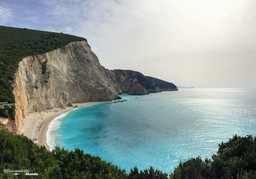
#> input picture img.jpg, 256 x 179 px, shrunk from 810 x 567 before the run
$ jupyter execute Segmentation_modified.ipynb   (shell and % lines are left out)   (older library calls are emulated)
#> lines starting #> are read from the running program, lines starting #| are printed output that depends on the picture
# Segmentation des images:

La segmentation d'image est une opération de traitement d'images qui a pour but de rassembler des pixels entre eux suivant des critères prédéfinis. Les pixels sont ainsi regroupés en régions, qui constituent un pavage ou une partition de l'image. Il peut s'agir par exemple de séparer les objets du fond. Si le nombre de classes est égal à deux, elle est appelée aussi binarisation.

[cell 1]
import skimage.io
import matplotlib.pyplot as plt
import ipywidgets as widgets
from ipywidgets import interact
import numpy as np
import cv2
from sklearn.cluster import KMeans
from sklearn.cluster import MiniBatchKMeans
import skimage.io
import matplotlib.pyplot as plt
import pandas as pd
import scipy.ndimage
from scipy.cluster.vq import kmeans, vq
import seaborn as sns

# Loading image
image = cv2.imread('img.jpg')
#> image is the input picture: shape (179, 256, 3); mean B, G, R 150, 153.9, 141.3
(h1, w1) = image.shape[:2]
#> h1 = 179; w1 = 256

# Change color to RGB (from BGR)
image = cv2.cvtColor(image, cv2.COLOR_BGR2LAB)
#> image: shape (179, 256, 3); mean of channels 0, 1, 2 156.6, 123.4, 129

#reshape the image to a 2D array of pixels and 3 color values (RGB)
image = image.reshape((image.shape[0] * image.shape[1], 3))

clt = KMeans(n_clusters = 2)

labels = clt.fit_predict(image)
quant = clt.cluster_centers_.astype("uint8")[labels]

#reshape the feature vectors to images
quant = quant.reshape((h1, w1, 3))
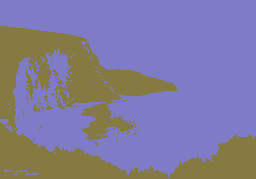
#> quant: shape (179, 256, 3); mean of channels 0, 1, 2 155.9, 122.7, 128.3; drawn as B, G, R
image = image.reshape((h1, w1, 3))

# convert from L*a*b* to RGB
quant = cv2.cvtColor(quant, cv2.COLOR_LAB2BGR)
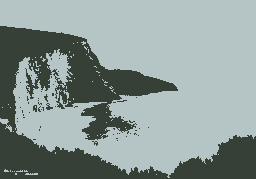
#> quant: shape (179, 256, 3); mean B, G, R 150, 153.2, 140.2
image = cv2.cvtColor(image, cv2.COLOR_LAB2BGR)

cv2.imwrite('img2.jpg', quant)
image0 = cv2.imread('img2.jpg')
#> the sliders are set to mode = gaussian

plt.figure(num = 1, figsize = (5,5))
plt.imshow(image0)

cv2.imread('img.jpg')
cv2.waitKey(0)
cv2.destroyAllWindows()

# Application de bruit sur une image et filtrage:

[cell 2]
img_path = "img.jpg"
img = cv2.imread(img_path)

@interact(mode=widgets.Dropdown(options={"Gaussian": "gaussian",
                                  "Localvar": "localvar",
                                  "Poisson": "poisson",
                                   "Salt": "salt",
                                   "Pepper": "pepper",
                                   "s&p": "s&p",
                                   "Speckle": "speckle"
                                  },
                          description='Choisir un noise',
    value='gaussian',
    disabled=False))

def plotnoise(mode='gaussian'):
#> called with mode = 'gaussian'
    plt.clf()
    if mode is not None:

        gimg = skimage.util.random_noise(img, mode=mode)
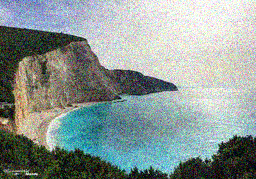
#> gimg: shape (179, 256, 3) float64; mean B, G, R 0.588, 0.601, 0.552

        normal = cv2.normalize(gimg, None, 0, 255, cv2.NORM_MINMAX, cv2.CV_8U)
        filtred = cv2.medianBlur(normal, 3)
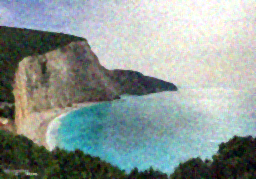
#> filtred: shape (179, 256, 3); mean B, G, R 150, 153.7, 141.2

        plt.figure(num = 2)

        plt.subplot(121)
        plt.imshow(gimg)
        plt.title(mode)
        plt.axis("off")

        plt.subplot(122)
        plt.imshow(filtred)
        plt.title("filtred")
        plt.axis("off")
    else:
        plt.figure(num = 2, figsize = (5,5))
        plt.imshow(img)

    plt.show()
#> figure, not shown here; B, G, R data is drawn as R, G, B

# Algorithme K-means:

K-means est un algorithme non supervisé de clustering non hiérarchique. Il permet de regrouper en K clusters distincts les observations du data set. Ainsi les données similaires se retrouveront  dans un même cluster. Par ailleurs, une observation ne peut se retrouver que dans un cluster à la fois (exclusivité d’appartenance). Une même observation, ne pourra donc, appartenir à deux clusters différents.

[cell 3]
# Loading image
image2 = cv2.imread('img.jpg')
image2 = cv2.cvtColor(image2, cv2.COLOR_BGR2RGB)


plt.figure(num = 3, figsize = (5,5))
plt.title("Original Image")
plt.imshow(image2)

[cell 4]
r = []
g = []
b = []

for row in image2:
    for pixel in row:
        # A pixel contains RGB values
        r.append(pixel[0])
        g.append(pixel[1])
        b.append(pixel[2])
#> after the loop, b = 45824 items; g = 45824 items; r = 45824 items

df = pd.DataFrame({'red':r, 'green':g, 'blue':b})
#> df = table of 45824 rows and 3 columns

[cell 5]
distortions = []
num_clusters = range(1, 7)

# Create a list of distortions from the kmeans function
for i in num_clusters:
    cluster_centers, distortion = kmeans(df[['red','green','blue']].values.astype(float), i)
    distortions.append(distortion)
#> this loop made 6 passes
#> distortion on passes 3 to 6: 37.16, 30.92, 27.8, 24.82
#> (cluster_centers, distortion) on passes 1 to 2: ([[141.3, 153.9, 150]], 112.6), ([[61.86, 73.76, 64.39], [187.5, 200.4, 199.8]], 56.47)
#> after the loop, distortions = [112.6, 56.47, 37.16, 30.92, 27.8, 24.82]

# Create a data frame with two lists - num_clusters, distortions
elbow_plot = pd.DataFrame({'num_clusters': num_clusters, 'distortions': distortions})
#> elbow_plot = table of 6 rows and 2 columns

# Creat a line plot of num_clusters and distortions
plt.figure(num = 4, figsize=(5,5))
sns.lineplot(x='num_clusters', y='distortions', data = elbow_plot)

plt.xticks(num_clusters)
plt.title('Elbow method')
plt.grid()
plt.show()
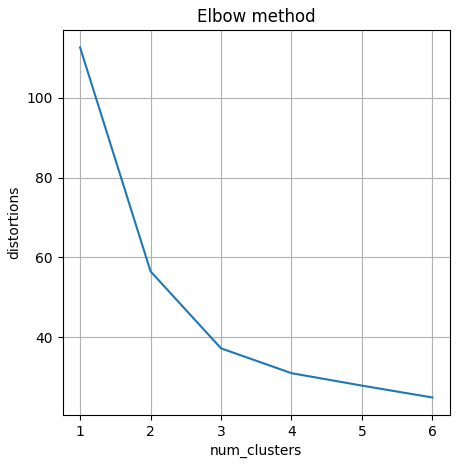
#> figure drawn by matplotlib, 1 panel
#> the sliders are set to k = 2

[cell 6]
# reshape the image to a 2D array of pixels and 3 color values (RGB)
pixel_values = image2.reshape((-1, 3))

# convert to float
pixel_values = np.float32(pixel_values)

[cell 7]
# reshape the image to a 2D array of pixels and 3 color values (RGB)
pixel_values = image2.reshape((-1, 3))

# convert to float
pixel_values = np.float32(pixel_values)

# define stopping criteria
criteria = (cv2.TERM_CRITERIA_EPS + cv2.TERM_CRITERIA_MAX_ITER, 100, 0.2)

[cell 8]
def CulsterImg(k):
    # number of clusters (K)
    #k = 5
#> called with k = 2
    _, labels, (centers) = cv2.kmeans(pixel_values, k, None, criteria, 10, cv2.KMEANS_RANDOM_CENTERS)
#> centers = [[187.5, 200.4, 199.8], [61.86, 73.75, 64.38]]

    # convert back to 8 bit values
    centers = np.uint8(centers)
#> centers = [[187, 200, 199], [61, 73, 64]]

    # flatten the labels array
    labels = labels.flatten()

    # convert all pixels to the color of the centroids
    segmented_image = centers[labels.flatten()]

    # reshape back to the original image dimension
    segmented_image = segmented_image.reshape(image2.shape)
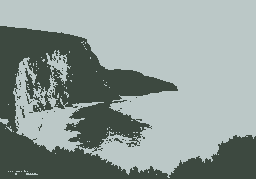
#> segmented_image: shape (179, 256, 3); mean R, G, B 140.7, 153.3, 149.4
    return segmented_image

[cell 9]
def plotSegmentedImage(k):
    K_N = CulsterImg(k)
    # show the image
    plt.figure(num = 5, figsize=(5,5))

    #plt.subplot(2,2,1)
    #plt.title('Original Image')
    plt.imshow(image2)

    #plt.subplot(2,2,2)
    plt.title('Image Clustered with k = {}'.format(k))
    plt.imshow(K_N)

    plt.show()
